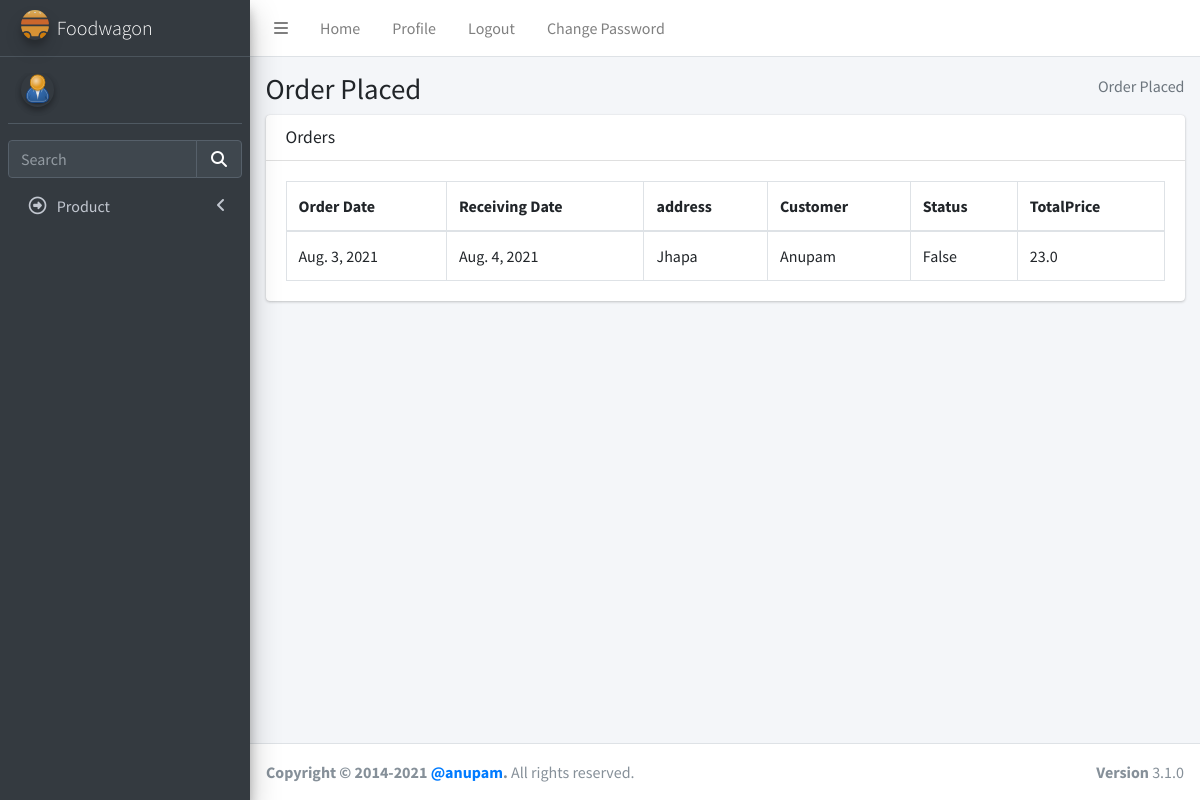
The page /view_order/ on the database as committed earlier.
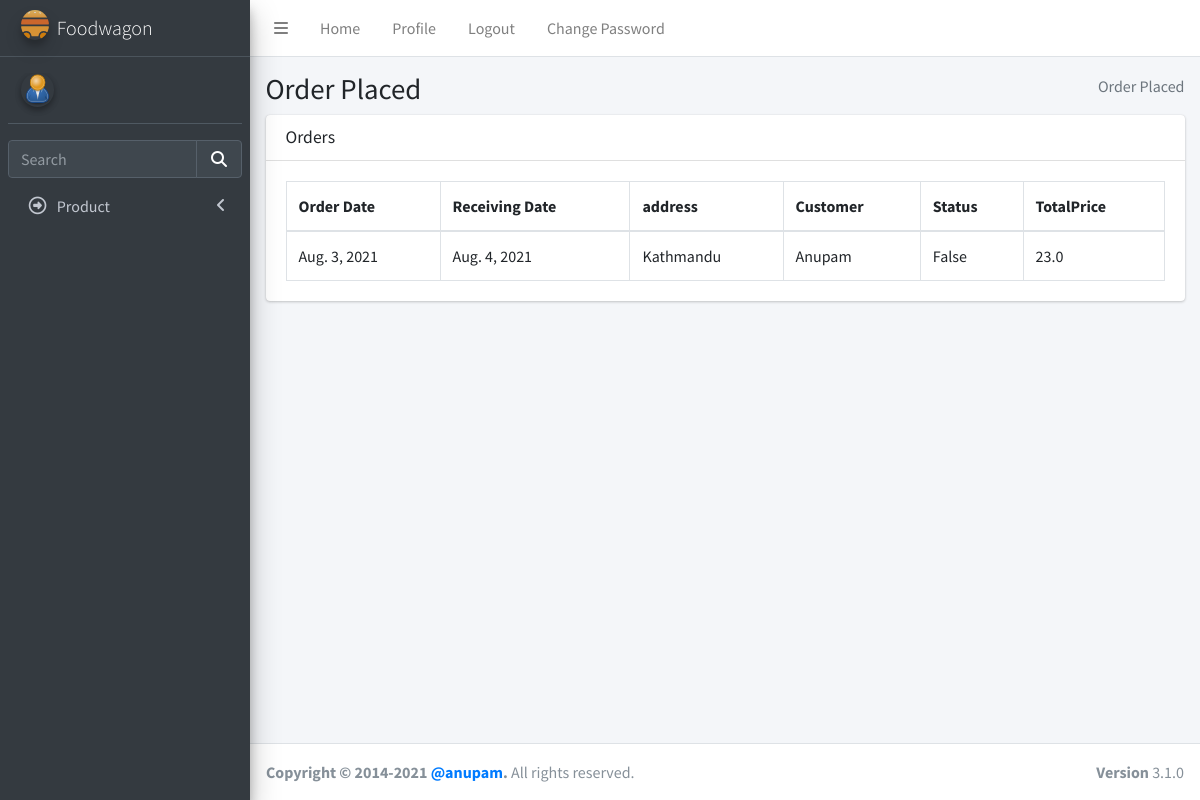
The same page on the database as committed later.
### delivery/models.py (models this page shows)
class Order(models.Model):
    date_of_order = models.DateField(default=datetime.date.today)
    time = models.CharField(max_length=100)
    day = models.DateField(max_length=100)
    address = models.CharField(max_length=100)
    streetaddress = models.CharField(max_length=100)
    city = models.CharField(max_length=100)
    region = models.CharField(max_length=100)
    postal = models.IntegerField(max_length=100)
    country = models.CharField(max_length=100)
    user = models.ForeignKey(User, on_delete=models.CASCADE)
    status = models.BooleanField(default=False)
    total_price = models.DecimalField(max_digits=5, decimal_places=1)
    token = models.CharField(max_length=500, default="asdadasdasdada")

### login/models.py (models this page shows, shortened)
class User(AbstractBaseUser):
    email = models.EmailField(max_length=255, unique=True, default="a@gmail.com")
    address = models.TextField(max_length=30, blank=True)
    first_name = models.TextField(max_length=30, blank=True, default="eg aster")
    last_name = models.TextField(max_length=30, blank=True)
    is_staff = models.BooleanField(default=False)  # non super-user
    is_active = models.BooleanField(default=False)
    admin = models.BooleanField(default=False)  # a superuser
    last_login = models.DateTimeField(blank=True, null=True, verbose_name="last login")
    profile_pic = models.ImageField(blank=True, null=True, upload_to="images/user/")
    USERNAME_FIELD = "email"
    objects = UserManager()

### delivery/views.py (the view)
# urls.py: path("view_order/", views.View_Order.as_view(), name="view_order"),
class View_Order(TemplateView):
    template_name = "admin/order_view.html"
    def get(self, request):
        order = Order.objects.all()
        return render(
            request,
            self.template_name,
            {"order":order}
        )

### templates/admin/order_view.html (shortened to what this page needs)
{%extends "admin/base.html" %} {% load static %}
{% block csspart %}
<link rel="stylesheet" href="{% static 'plugins/fontawesome-free/css/all.min.css' %}">
<link rel="stylesheet" href="{% static 'plugins/datatables-bs4/css/dataTables.bootstrap4.min.css' %}">
<link rel="stylesheet" href="{% static 'plugins/datatables-responsive/css/responsive.bootstrap4.min.css' %}">
<link rel="stylesheet" href="{% static 'dist/css/adminlte.min.css' %}">
</head>
{% endblock csspart %}
{%block bodycontent%}
<body class="hold-transition sidebar-mini">
    <div class="wrapper">
        <div class="content-wrapper">
            <section class="content-header">
                <div class="container-fluid">
                    <div class="row mb-2">
                        <div class="col-sm-6">
                            <h1>Order Placed</h1>
                        </div>
                        <div class="col-sm-6">
                            <ol class="breadcrumb float-sm-right">
                                <li class="breadcrumb-item active">Order Placed</li>
                            </ol>
                        </div>
                    </div>
                </div>
                {% if order %}
                <section class="content">
                    <div class="container-fluid">
                        <div class="row">
                            <div class="col-12">
                                <div class="card">
                                    <div class="card-header">
                                        <h3 class="card-title">Orders</h3>
                                    </div>
                                    <div class="card-body">
                                        <table id="example2" class="table table-bordered table-hover">
                                            <thead>
                                                <tr>
                                                    <th>Order Date</th>
                                                    <th>Receiving Date</th>
                                                    <th>address</th>
                                                    <th>Customer</th>
                                                    <th>Status</th>
                                                    <th>TotalPrice</th>
                                                </tr>
                                            </thead>
                                            <tbody>
                                                {% for orders in order %}
                                                <tr>
                                                    <td>{{orders.date_of_order}}</td>
                                                    <td>{{orders.day}}</td>
                                                    <td>{{orders.address}}</td>
                                                    <td>{{orders.user.first_name}}</td>
                                                    <td>{{orders.status}}</td>
                                                    <td>{{orders.total_price}}</td>
                                                </tr>
                                                {% endfor%}
                                            </tbody>
                                        </table>
                                    </div>
                                </div>
                            </div>
                        </div>
                    </div>
                </section>
                {%endif%}
        </div>
        {%endblock bodycontent%}

Rows that differ between the two databases and show on the page:
changed Order "False": address "Jhapa" → "Kathmandu"
